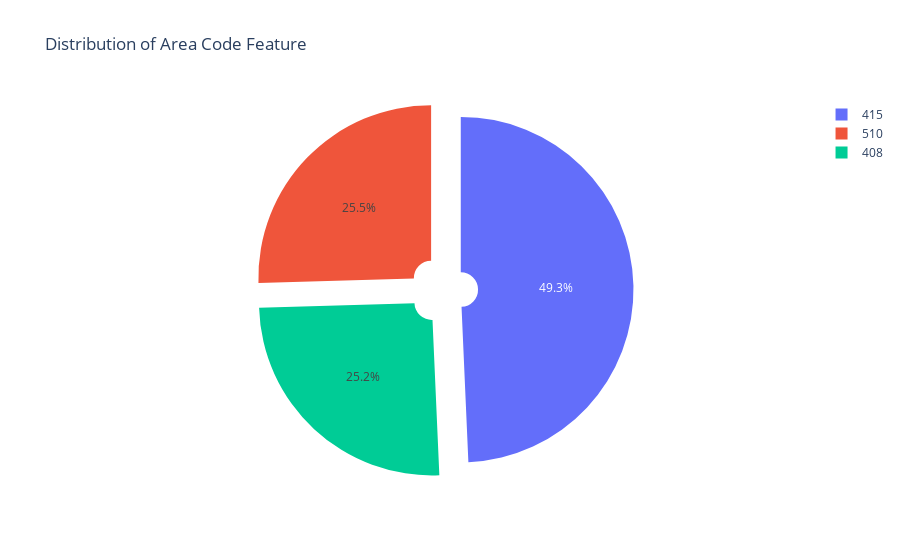

Write notebook code for a chart like this one.
### Markdown cell above
### Churn vs area code

### Code cell
#Distribution of Area Code Feature
figure = px.pie(
    df,
    values=df['area code'].value_counts().values,
    names=df['area code'].value_counts().index,
    hole=0.1,  
    title='Distribution of Area Code Feature')
figure.update_traces(pull=[0.1, 0.1, 0.1])
figure.show()

### Figure 1 — Plotly figure (JSON) as saved in the notebook; plotly's stock layout.template omitted (floating-point values rounded to 4 significant figures)
{"data": [{"domain": {"x": [0, 1], "y": [0, 1]}, "hole": 0.1, "hovertemplate": "label=%{label}<br>value=%{value}<extra></extra>", "labels": [415, 510, 408], "legendgroup": "", "name": "", "pull": [0.1, 0.1, 0.1], "showlegend": true, "type": "pie", "values": [1369, 707, 701]}], "layout": {"legend": {"tracegroupgap": 0}, "title": {"text": "Distribution of Area Code Feature"}}}
